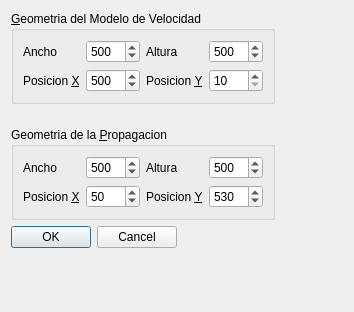
<ui version="4.0" >
 <class>GeoDialog</class>
 <widget class="QWidget" name="GeoDialog" >
  <property name="enabled" >
   <bool>true</bool>
  </property>
  <property name="geometry" >
   <rect>
    <x>0</x>
    <y>0</y>
    <width>354</width>
    <height>312</height>
   </rect>
  </property>
  <property name="windowTitle" >
   <string>Geometria de Ventana</string>
  </property>
  <layout class="QFormLayout" name="formLayout" >
   <item row="1" column="1" >
    <spacer name="horizontalSpacer_2" >
     <property name="orientation" >
      <enum>Qt::Horizontal</enum>
     </property>
     <property name="sizeHint" stdset="0" >
      <size>
       <width>40</width>
       <height>20</height>
      </size>
     </property>
    </spacer>
   </item>
   <item row="3" column="0" >
    <widget class="QGroupBox" name="groupBox_2" >
     <property name="title" >
      <string>Geometria de la &amp;Propagacion</string>
     </property>
     <layout class="QGridLayout" name="gridLayout" >
      <item row="2" column="0" >
       <widget class="QLabel" name="label_4" >
        <property name="text" >
         <string>Ancho</string>
        </property>
       </widget>
      </item>
      <item row="2" column="1" >
       <widget class="QSpinBox" name="sbWidth_2" >
        <property name="minimum" >
         <number>10</number>
        </property>
        <property name="maximum" >
         <number>2048</number>
        </property>
        <property name="singleStep" >
         <number>100</number>
        </property>
        <property name="value" >
         <number>500</number>
        </property>
       </widget>
      </item>
      <item row="2" column="2" >
       <widget class="QLabel" name="label_3" >
        <property name="text" >
         <string>Altura</string>
        </property>
       </widget>
      </item>
      <item row="2" column="3" >
       <widget class="QSpinBox" name="sbHeight_2" >
        <property name="minimum" >
         <number>10</number>
        </property>
        <property name="maximum" >
         <number>2048</number>
        </property>
        <property name="singleStep" >
         <number>100</number>
        </property>
        <property name="value" >
         <number>500</number>
        </property>
       </widget>
      </item>
      <item row="5" column="0" >
       <widget class="QLabel" name="label_7" >
        <property name="text" >
         <string>Posicion &amp;X</string>
        </property>
        <property name="buddy" >
         <cstring>sbWidthOff1</cstring>
        </property>
       </widget>
      </item>
      <item row="5" column="1" >
       <widget class="QSpinBox" name="sbWidthOff1" >
        <property name="minimum" >
         <number>10</number>
        </property>
        <property name="maximum" >
         <number>2048</number>
        </property>
        <property name="singleStep" >
         <number>100</number>
        </property>
        <property name="value" >
         <number>50</number>
        </property>
       </widget>
      </item>
      <item row="5" column="3" >
       <widget class="QSpinBox" name="sbHeightOff1" >
        <property name="minimum" >
         <number>10</number>
        </property>
        <property name="maximum" >
         <number>2048</number>
        </property>
        <property name="singleStep" >
         <number>100</number>
        </property>
        <property name="value" >
         <number>530</number>
        </property>
       </widget>
      </item>
      <item row="5" column="2" >
       <widget class="QLabel" name="label_8" >
        <property name="text" >
         <string>Posicion &amp;Y</string>
        </property>
        <property name="buddy" >
         <cstring>sbHeightOff1</cstring>
        </property>
       </widget>
      </item>
     </layout>
    </widget>
   </item>
   <item row="3" column="1" >
    <spacer name="horizontalSpacer" >
     <property name="orientation" >
      <enum>Qt::Horizontal</enum>
     </property>
     <property name="sizeHint" stdset="0" >
      <size>
       <width>40</width>
       <height>20</height>
      </size>
     </property>
    </spacer>
   </item>
   <item row="4" column="0" >
    <widget class="QDialogButtonBox" name="buttonBox" >
     <property name="standardButtons" >
      <set>QDialogButtonBox::Cancel|QDialogButtonBox::Ok</set>
     </property>
    </widget>
   </item>
   <item row="1" column="0" >
    <widget class="QGroupBox" name="groupBox" >
     <property name="title" >
      <string>&amp;Geometria del Modelo de Velocidad</string>
     </property>
     <layout class="QGridLayout" name="gridLayout_2" >
      <item row="0" column="0" >
       <widget class="QLabel" name="label" >
        <property name="text" >
         <string>Ancho</string>
        </property>
       </widget>
      </item>
      <item row="0" column="1" >
       <widget class="QSpinBox" name="sbWidth" >
        <property name="minimum" >
         <number>10</number>
        </property>
        <property name="maximum" >
         <number>2048</number>
        </property>
        <property name="singleStep" >
         <number>100</number>
        </property>
        <property name="value" >
         <number>500</number>
        </property>
       </widget>
      </item>
      <item row="0" column="3" >
       <widget class="QLabel" name="label_2" >
        <property name="text" >
         <string>Altura</string>
        </property>
       </widget>
      </item>
      <item row="0" column="4" >
       <widget class="QSpinBox" name="sbHeight" >
        <property name="minimum" >
         <number>10</number>
        </property>
        <property name="maximum" >
         <number>2048</number>
        </property>
        <property name="singleStep" >
         <number>100</number>
        </property>
        <property name="value" >
         <number>500</number>
        </property>
       </widget>
      </item>
      <item row="2" column="0" >
       <widget class="QLabel" name="label_5" >
        <property name="text" >
         <string>Posicion &amp;X</string>
        </property>
        <property name="buddy" >
         <cstring>sbWidthOff2</cstring>
        </property>
       </widget>
      </item>
      <item row="2" column="1" >
       <widget class="QSpinBox" name="sbWidthOff2" >
        <property name="minimum" >
         <number>10</number>
        </property>
        <property name="maximum" >
         <number>2048</number>
        </property>
        <property name="singleStep" >
         <number>100</number>
        </property>
        <property name="value" >
         <number>500</number>
        </property>
       </widget>
      </item>
      <item row="2" column="3" >
       <widget class="QLabel" name="label_6" >
        <property name="text" >
         <string>Posicion &amp;Y</string>
        </property>
        <property name="buddy" >
         <cstring>sbHeightOff2</cstring>
        </property>
       </widget>
      </item>
      <item row="2" column="4" >
       <widget class="QSpinBox" name="sbHeightOff2" >
        <property name="minimum" >
         <number>10</number>
        </property>
        <property name="maximum" >
         <number>2048</number>
        </property>
        <property name="singleStep" >
         <number>100</number>
        </property>
        <property name="value" >
         <number>10</number>
        </property>
       </widget>
      </item>
     </layout>
    </widget>
   </item>
   <item row="2" column="0" >
    <spacer name="verticalSpacer" >
     <property name="orientation" >
      <enum>Qt::Vertical</enum>
     </property>
     <property name="sizeHint" stdset="0" >
      <size>
       <width>321</width>
       <height>13</height>
      </size>
     </property>
    </spacer>
   </item>
   <item row="5" column="0" >
    <spacer name="verticalSpacer_2" >
     <property name="orientation" >
      <enum>Qt::Vertical</enum>
     </property>
     <property name="sizeHint" stdset="0" >
      <size>
       <width>321</width>
       <height>48</height>
      </size>
     </property>
    </spacer>
   </item>
  </layout>
 </widget>
 <resources/>
 <connections/>
</ui>
